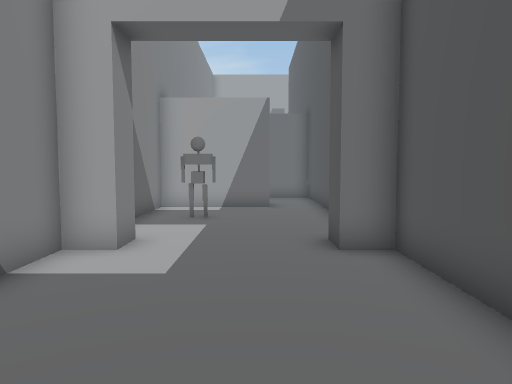
view 1 (above)

21 first-person views from a walk through a scene from a Unity 3-D project. The camera is 1.5 m above the floor, tilts 4° down and sees 70° across. Doors are open. The floor is counted in squares, 1 m on a side. Each view is taken from the middle of a square. On the plan, view 1 faces up. The plan holds only what a view shows up to about 16 squares ahead; the rest is blank. The place goes on beyond the plan. The player is left out.

view 2
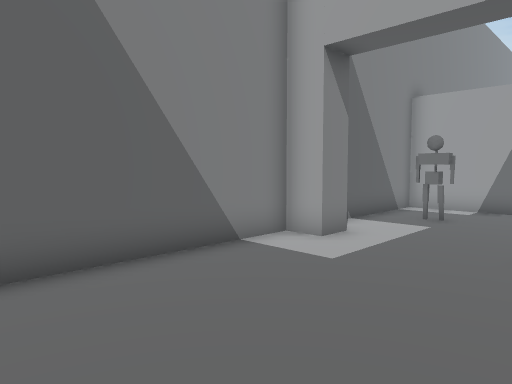

view 3
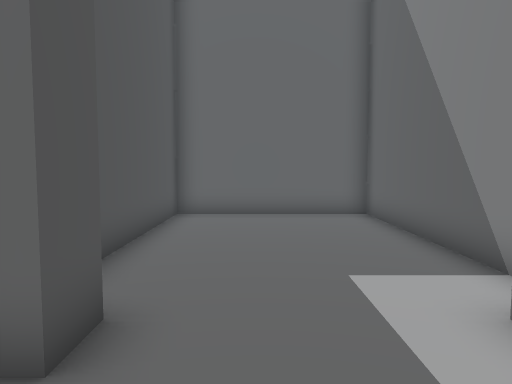

view 4
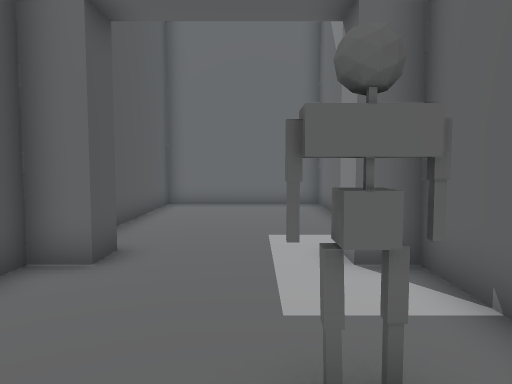

view 5
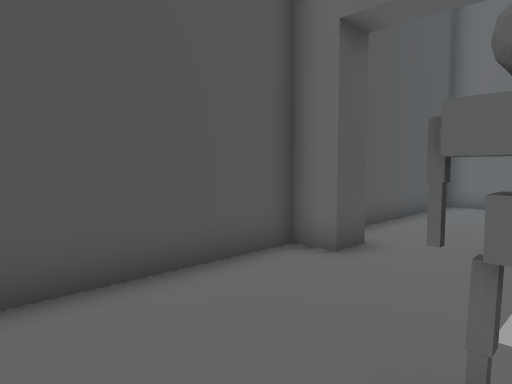

view 6
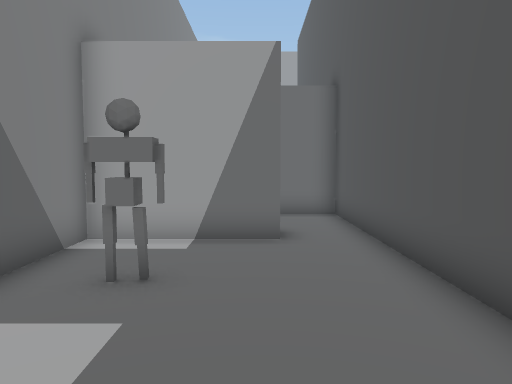

view 7
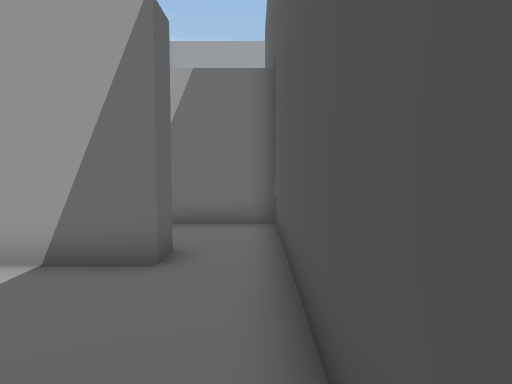

view 8
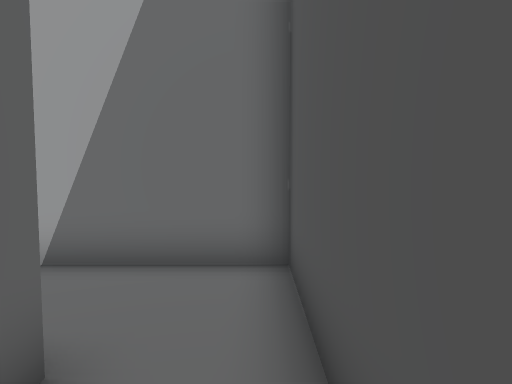

view 9
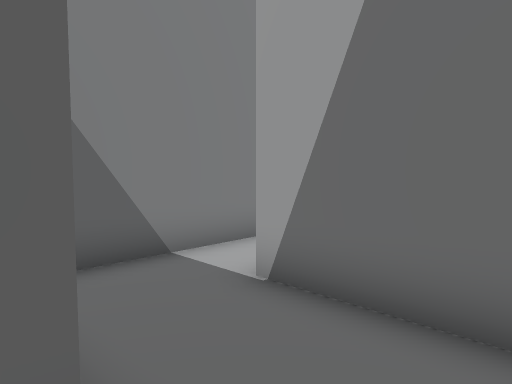

view 10
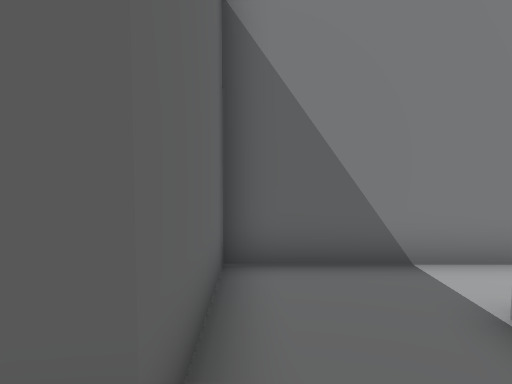

view 11
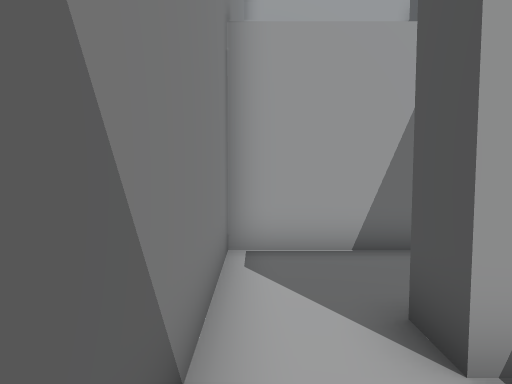

view 12
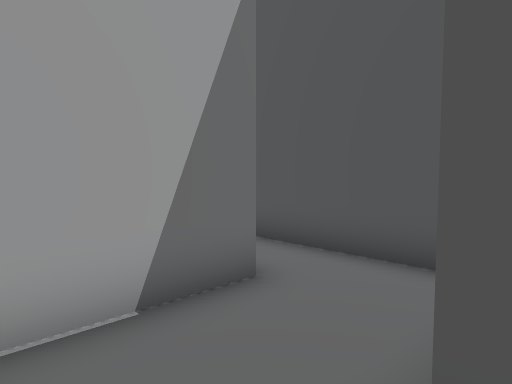

view 13
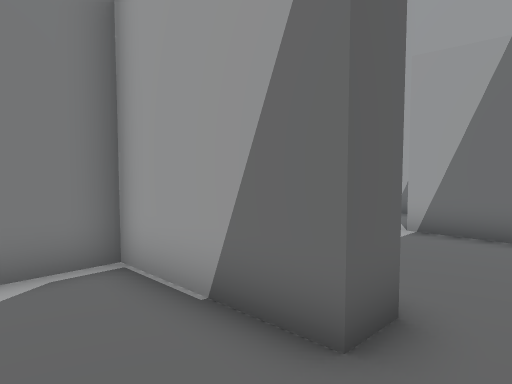

view 14
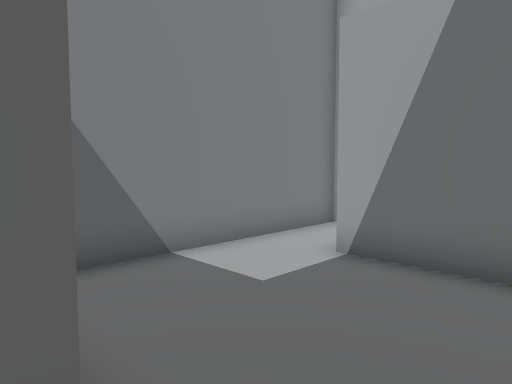

view 15
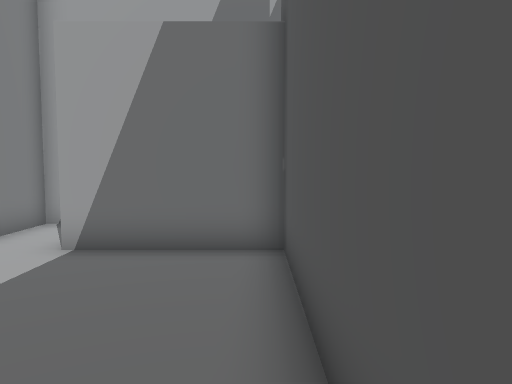

view 16
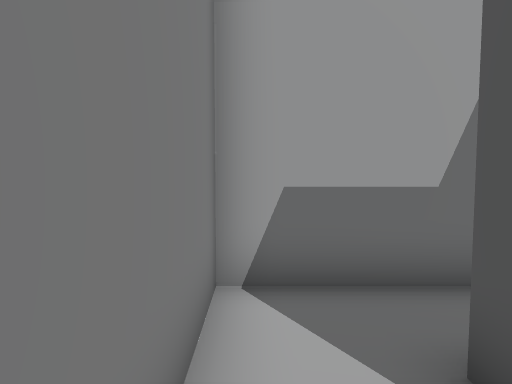

view 17
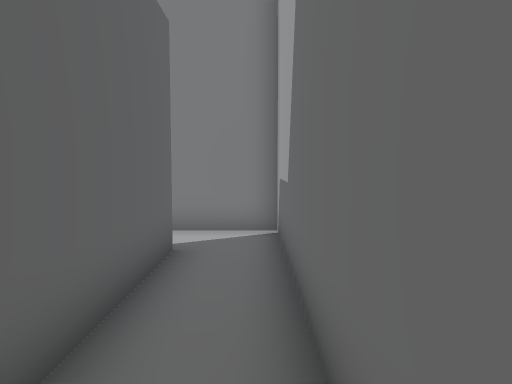

view 18
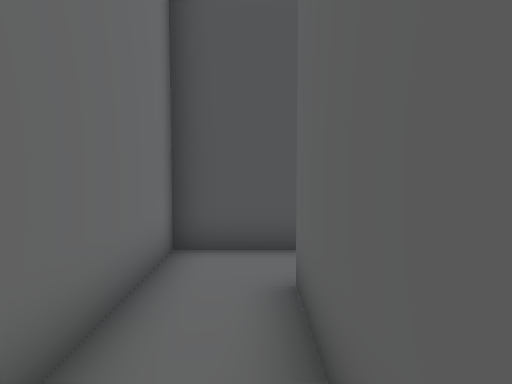

view 19
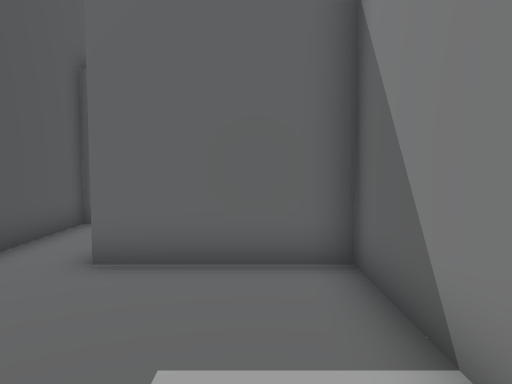

view 20
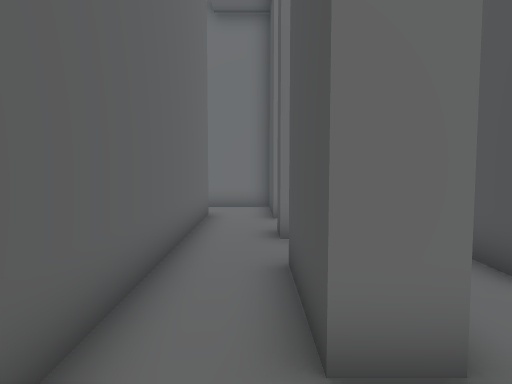

view 21
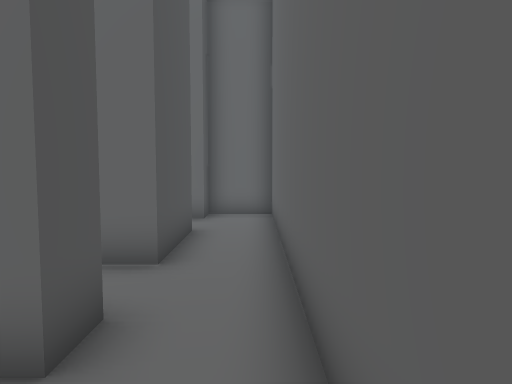

### Floor plan
Points are (right, up) in squares from view 1. A wall is a line through its corners. A room is listed if a view was taken in it or the views show most of it. See-through windows are left out.
Room 1 (views 1, 2, 6)
walls: (-2.5, 6.5) (-3.5, 6.5) (-3.5, -1.5) (2.5, -1.5) (2.5, 6.5) (1.5, 6.5)
ways out: open door at (-0.5, 7) to room 2
Room 2 (views 3, 4, 5, 7, 8)
walls: (-1.1, 10.5) (-2.2, 10.5); (-2.2, 10.9) (-1.1, 10.9); (1.5, 7.5) (2.5, 7.5) (2.5, 13.5); (0.5, 13.5) (-3.5, 13.5) (-3.5, 7.5) (-2.5, 7.5)
ways out: open door at (-0.5, 7) to room 1; opening at (1.5, 14) to room 3
Room 3 (views 9, 10, 11)
walls: (2.5, 13.5) (2.5, 17.5) (-1.5, 17.5); (-3.5, 17.5) (-3.5, 14.5) (0.5, 14.5) (0.5, 13.5)
ways out: opening at (1.5, 14) to room 2; opening at (-2.5, 18) to room 4
Room 4 (views 12, 13, 15)
walls: (0.5, 21.5) (-3.5, 21.5) (-3.5, 17.5); (-1.5, 17.5) (-1.5, 18.5); (2.5, 18.5) (2.5, 21.5)
ways out: opening at (-2.5, 18) to room 3; opening at (1.5, 22) to room 5
Room 5 (views 14, 16)
walls: (-3.5, 27.5) (-3.5, 22.5) (0.5, 22.5) (0.5, 21.5); (2.5, 21.5) (2.5, 27.5) (-1.5, 27.5)
ways out: opening at (1.5, 22) to room 4; opening at (-2.5, 28) to room 6
Room 6 (views 17, 18, 19, 21)
walls: (-1.5, 28) (-1.5, 28.5) (3.5, 28.5) (3.5, 27.5); (5.5, 27.5) (5.5, 30.5) (-3.5, 30.5) (-3.5, 27.5)
ways out: opening at (-2.5, 28) to room 5; opening at (4.5, 28)
Room 7 (view 20)
walls: (6.6, 19.5) (5.5, 19.5) (5.5, 22.5) (6.4, 22.5); (3.5, 24.5) (3.5, 16.5) (5.5, 16.5) (5.5, 17.5)
ways out: opening at (4.5, 25); opening at (6, 18.5); opening at (6, 23.5)

Where each view was taken, in squares from view 1:
view 1: 0 up, 0 right, facing up
view 2: 0 up, 2 right, facing up-left
view 3: 10 up, 0 right, facing down
view 4: 13 up, 1 left, facing down
view 5: 13 up, 2 left, facing down-right
view 6: 6 up, 0 right, facing up
view 7: 8 up, 2 right, facing up
view 8: 12 up, 2 right, facing up
view 9: 14 up, 2 right, facing up-left
view 10: 15 up, 2 right, facing left
view 11: 15 up, 3 left, facing up
view 12: 18 up, 3 left, facing up-right
view 13: 19 up, 2 right, facing up-left
view 14: 22 up, 2 right, facing up-left
view 15: 21 up, 2 right, facing up
view 16: 26 up, 3 left, facing up
view 17: 30 up, 5 right, facing left
view 18: 29 up, 1 left, facing right
view 19: 28 up, 2 left, facing down
view 20: 17 up, 5 right, facing up
view 21: 28 up, 4 right, facing down
